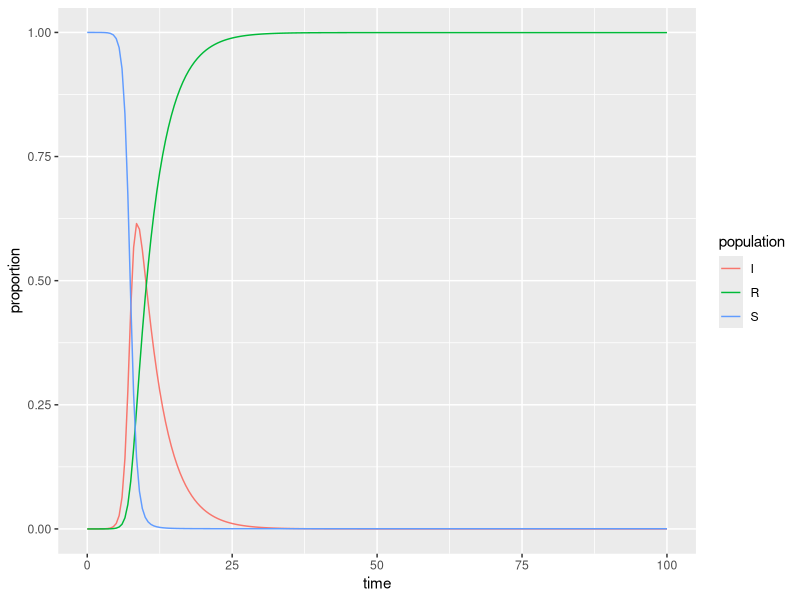

Here is the R script that generated this plot:
## ---- chunk 1
#| message: false
#| warning: false
library(tidyverse)
library(deSolve)
## ---- chunk 2
# Proportion in each compartment: Susceptible 0.999999, Infected 0.000001, Recovered 0 (these are directly from the example linked above) ----
init <- c(S = 1-1e-6, I = 1e-6, R = 0.0)

# beta: infection parameter; gamma: recovery parameter ----
parameters <- c(beta = 2.1, gamma = 0.261)

# time frame ----
times <- seq(0, 100, by = 0.5)
## ---- chunk 3
# Build the function with all ----
sir <- function(time, init, parameters) {

  with(as.list(c(init, parameters)), {
    dS <- -beta * S * I
    dI <-  beta * S * I - gamma * I
    dR <-  gamma * I
    
    return(list(c(dS, dI, dR)))
    
  })
  
}
## ---- chunk 4
# Solve using `deSolve::ode()` ----
approximation <- ode(y = init, times = times, func = sir, parms = parameters)
## ---- chunk 5
# Get output into a data frame ----
approx_df <- as.data.frame(approximation)

# Pivot longer so R will do the work for us ----
approx_long <- approx_df %>% 
  pivot_longer(cols = S:R, names_to = "population", values_to = "proportion")
## ---- chunk 6
ggplot(data = approx_long, aes(x = time, y = proportion)) +
  geom_line(aes(color = population))
